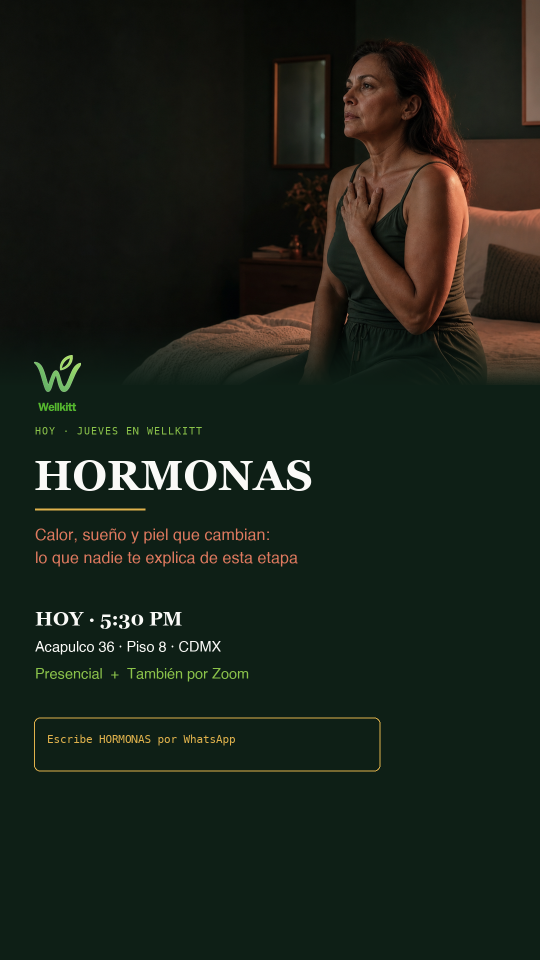
#> input picture 04_Canales/Wellikiit/invitacion-hoy-jueves-wellkitt-hormonas-whatsapp-status-v2.png, 1080 x 1920 px, given in place of sofoco-nocturno.png, which was not available (shown at 1/2 size)
$ python crear_invitacion_hormonas_foto.py
#> lines starting #> are read from the running program, lines starting #| are printed output that depends on the picture; pictures that were not available may be replaced by others from this repository, and a replacement may not be noted
from pathlib import Path
from PIL import Image, ImageDraw, ImageFont

ROOT = Path('/Users/miguelojedarios/cursos-timeline')
SOURCE = Path('/Users/miguelojedarios/centrobioenergetica-videos/public/images/hormonas/sofoco-nocturno.png')
LOGO = Path('/Users/miguelojedarios/Notebooklm/logo wellkitt.png')
OUT = ROOT / '04_Canales/Wellikiit/invitacion-hoy-jueves-wellkitt-hormonas-16x9.png'
W, H = 1920, 1080

FOREST = '#0E1F16'
CREAM = '#FAFAF7'
MUTED = '#9DB0A4'
LIME = '#8BC34A'
GOLD = '#E0B24C'
CORAL = '#E07A5F'
SERIF = '/System/Library/Fonts/Supplemental/Georgia Bold.ttf'
SANS = '/System/Library/Fonts/Helvetica.ttc'
MONO = '/System/Library/Fonts/Menlo.ttc'

def ft(path, size):
    return ImageFont.truetype(path, size)

def tracking(draw, x, y, text, font, fill, spacing=4):
    widths = [draw.textlength(char, font=font) for char in text]
    total = sum(widths) + spacing * max(0, len(text) - 1)
    x -= total / 2
    for char, width in zip(text, widths):
        draw.text((x, y), char, font=font, fill=fill, anchor='la')
        x += width + spacing

# Use the existing Hormonas editorial image as the visual source.
canvas = Image.open(SOURCE).convert('RGB').resize((W, H), Image.Resampling.LANCZOS).convert('RGBA')
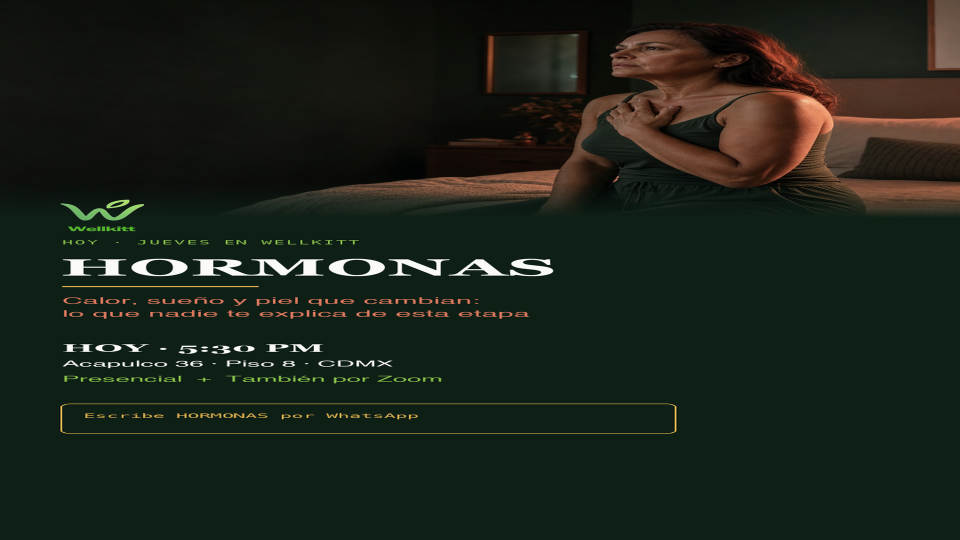
#> canvas: PIL image 1920x1080 RGBA (shown at 1/2 size); mean R, G, B, A 26.8, 33.8, 24.7, 255
draw = ImageDraw.Draw(canvas, 'RGBA')

# Ensure the left copy zone is deep and legible without altering the woman.
overlay = Image.new('RGBA', (W, H), (0, 0, 0, 0))
#> overlay: PIL image 1920x1080 RGBA; every value is 0
od = ImageDraw.Draw(overlay, 'RGBA')
od.rectangle((0, 0, 1060, H), fill=(14, 31, 22, 52))
canvas = Image.alpha_composite(canvas, overlay)
draw = ImageDraw.Draw(canvas, 'RGBA')

# Clean and place the supplied Wellkitt logo.
logo = Image.open(LOGO).convert('RGBA')
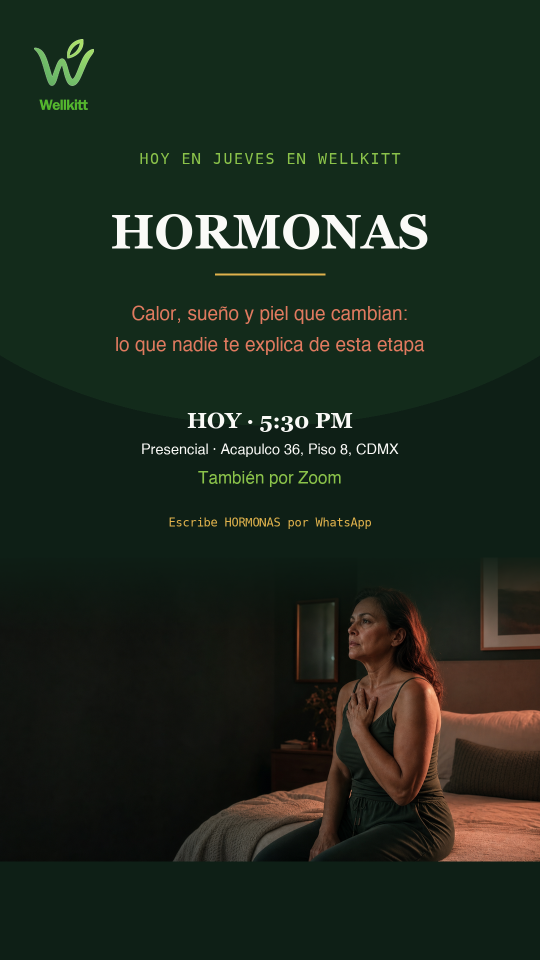
#> input picture 04_Canales/Wellikiit/invitacion-hoy-jueves-wellkitt-hormonas-whatsapp-status.png, 1080 x 1920 px, given in place of logo wellkitt.png, which was not available (shown at 1/2 size)
lp = logo.load()
for y in range(logo.height):
    for x in range(logo.width):
        r, g, b, a = lp[x, y]
        if r > 242 and g > 242 and b > 242:
            lp[x, y] = (r, g, b, 0)
logo = logo.crop(logo.getbbox())
logo.thumbnail((145, 165), Image.Resampling.LANCZOS)
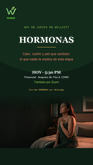
#> logo: PIL image 93x165 RGBA; mean R, G, B, A 26.5, 38.4, 26.2, 252; transparent parts drawn white
canvas.alpha_composite(logo, (72, 48))

# Copy follows the HormonasVideo visual hierarchy: mono kicker, serif title,
# sans-serif logistics, coral topic line, and gold CTA accent.
tracking(draw, W // 2 - 300, 232, 'HOY EN JUEVES EN WELLKITT', ft(MONO, 28), LIME, spacing=4)
draw.text((92, 300), 'HORMONAS', font=ft(SERIF, 118), fill=CREAM)
draw.line((96, 455, 536, 455), fill=GOLD, width=4)
draw.text((96, 486), 'Calor, sueño y piel que cambian:', font=ft(SANS, 39), fill=CORAL)
draw.text((96, 540), 'lo que nadie te explica de esta etapa', font=ft(SANS, 39), fill=CORAL)
draw.text((96, 668), 'HOY · 5:30 PM', font=ft(SERIF, 42), fill=CREAM)
draw.text((96, 735), 'Presencial · Acapulco 36, Piso 8, CDMX', font=ft(SANS, 31), fill=CREAM)
draw.text((96, 792), 'También por Zoom', font=ft(SANS, 34), fill=LIME)
draw.text((96, 900), 'Escribe HORMONAS por WhatsApp', font=ft(MONO, 24), fill=GOLD)

canvas.convert('RGB').save(OUT, format='PNG', optimize=True)
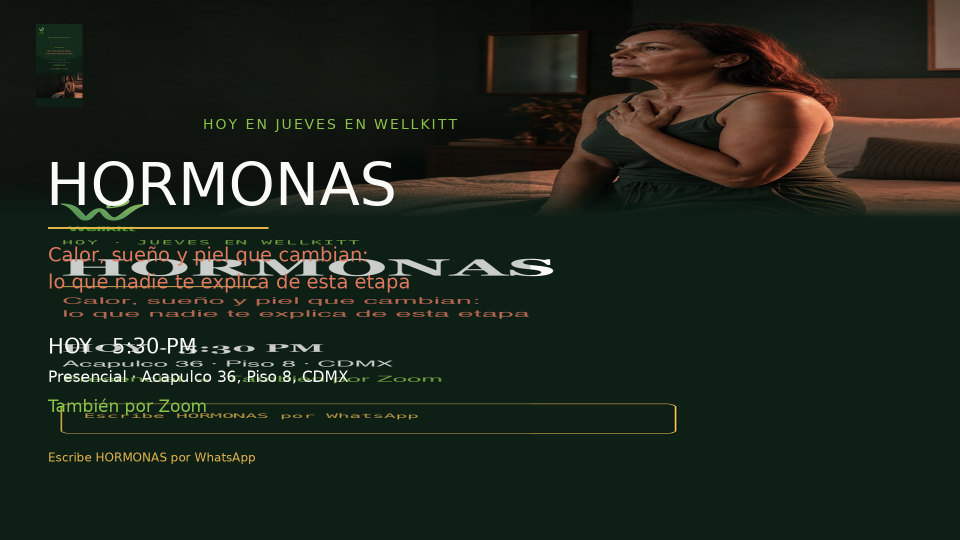
#> saved as invitacion-hoy-jueves-wellkitt-hormonas-16x9.png: PIL image 1920x1080 RGB (shown at 1/2 size); mean R, G, B 30.4, 37.6, 28
print(OUT)
